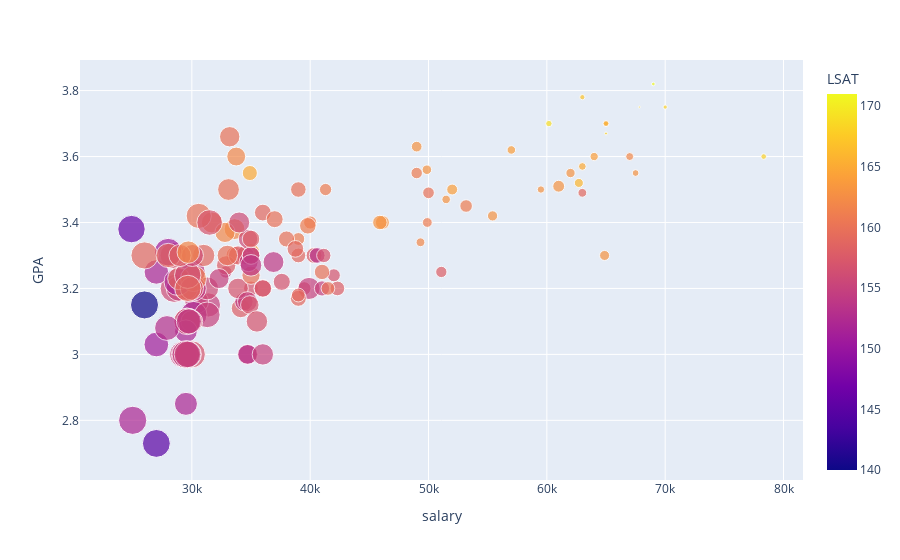

This figure's notebook cell:
### Code cell
px.scatter(df, 'salary', 'GPA', color='LSAT', size='rank')

### Figure 1 — Plotly figure (JSON) as saved in the notebook; plotly's stock layout.template omitted (floating-point values rounded to 4 significant figures; data arrays with more than 128 entries replaced by an {"elided": "..."} marker saying what was removed)
{"data": [{"hovertemplate": "salary=%{x}<br>GPA=%{y}<br>rank=%{marker.size}<br>LSAT=%{marker.color}<extra></extra>", "legendgroup": "", "marker": {"color": {"elided": "156 int values"}, "coloraxis": "coloraxis", "size": {"elided": "156 int values"}, "sizemode": "area", "sizeref": 0.4375, "symbol": "circle"}, "mode": "markers", "name": "", "orientation": "v", "showlegend": false, "type": "scatter", "x": {"elided": "156 int values"}, "xaxis": "x", "y": {"elided": "156 float values"}, "yaxis": "y"}], "layout": {"coloraxis": {"colorbar": {"title": {"text": "LSAT"}}, "colorscale": [[0, "#0d0887"], [0.1111, "#46039f"], [0.2222, "#7201a8"], [0.3333, "#9c179e"], [0.4444, "#bd3786"], [0.5556, "#d8576b"], [0.6667, "#ed7953"], [0.7778, "#fb9f3a"], [0.8889, "#fdca26"], [1, "#f0f921"]]}, "legend": {"itemsizing": "constant", "tracegroupgap": 0}, "margin": {"t": 60}, "xaxis": {"anchor": "y", "domain": [0, 1], "title": {"text": "salary"}}, "yaxis": {"anchor": "x", "domain": [0, 1], "title": {"text": "GPA"}}}}
